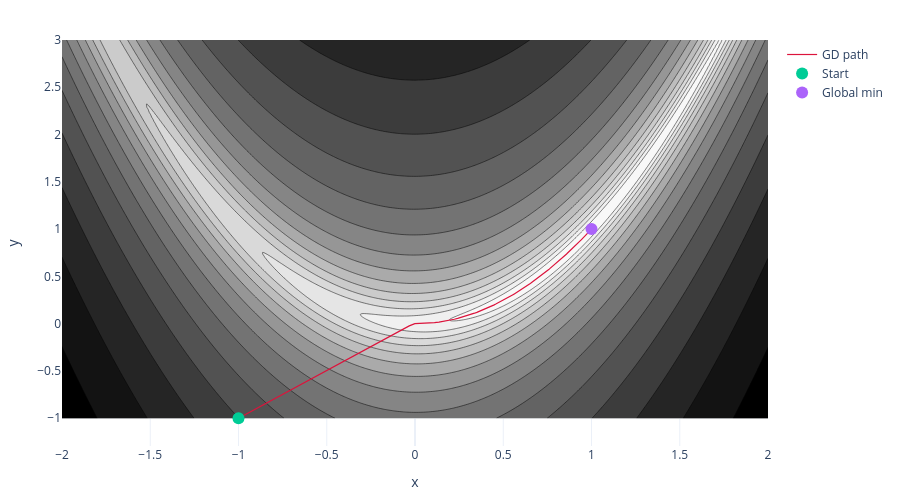
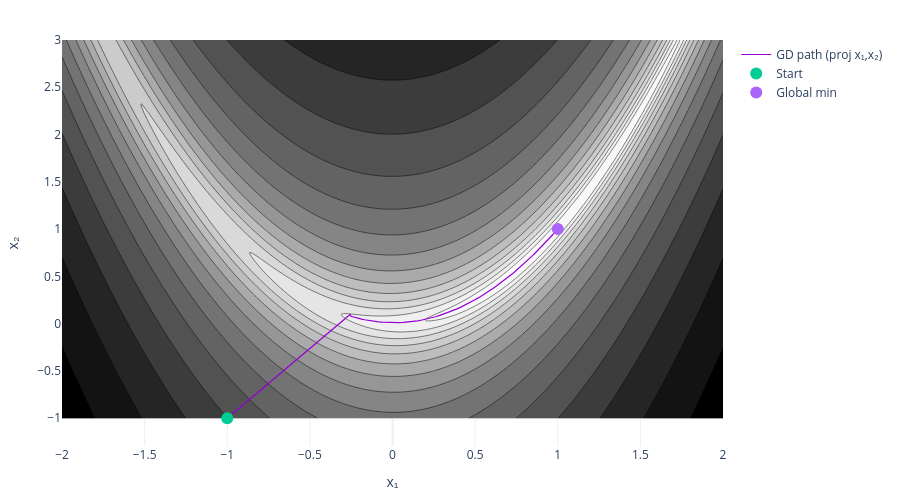

Source (notebook cell) for these figures, in order:
### Code cell
subsample = max(1, len(path_gd2d) // 2000)
fig = go.Figure()
fig.add_trace(go.Contour(
    x=x_vals, y=y_vals, z=np.log1p(Z),
    colorscale='Greys', ncontours=35, showscale=False,))
fig.add_trace(go.Scatter(
    x=path_gd2d[::subsample, 0], y=path_gd2d[::subsample, 1],
    mode='lines', line=dict(color='crimson', width=1.2),
    name='GD path'
))
fig.add_trace(go.Scatter(
    x=[path_gd2d[0, 0]], y=[path_gd2d[0, 1]],
    mode='markers', marker=dict(size=12),
    name='Start'
))
fig.add_trace(go.Scatter(
    x=[1], y=[1], mode='markers',
    marker=dict(size=12),
    name='Global min'
))
fig.update_layout(
    xaxis_title='x', yaxis_title='y',
    paper_bgcolor='white', plot_bgcolor='white',
    height=500, margin=dict(l=40, r=20, t=40, b=40)
)
fig.show()
subsample10 = max(1, len(path_gd10d) // 2000)
fig2 = go.Figure()
fig2.add_trace(go.Contour(
    x=x_vals, y=y_vals, z=np.log1p(Z),
    colorscale='Greys', ncontours=35, showscale=False,))
fig2.add_trace(go.Scatter(
    x=path_gd10d[::subsample10, 0], y=path_gd10d[::subsample10, 1],
    mode='lines', line=dict(color='darkviolet', width=1.2),
    name='GD path (proj x₁,x₂)'
))
fig2.add_trace(go.Scatter(
    x=[path_gd10d[0, 0]], y=[path_gd10d[0, 1]],
    mode='markers', marker=dict(size=12),
    name='Start'
))
fig2.add_trace(go.Scatter(
    x=[1], y=[1], mode='markers',
    marker=dict(size=12),
    name='Global min'
))
fig2.update_layout(
    xaxis_title='x₁', yaxis_title='x₂',
    paper_bgcolor='white', plot_bgcolor='white',
    height=500, margin=dict(l=40, r=20, t=40, b=40)
)
fig2.show()

### Figure 1 — Plotly figure (JSON) as saved in the notebook; plotly's stock layout.template omitted (floating-point values rounded to 4 significant figures; data arrays with more than 128 entries replaced by an {"elided": "..."} marker saying what was removed)
{"data": [{"colorscale": [[0, "rgb(255,255,255)"], [0.125, "rgb(240,240,240)"], [0.25, "rgb(217,217,217)"], [0.375, "rgb(189,189,189)"], [0.5, "rgb(150,150,150)"], [0.625, "rgb(115,115,115)"], [0.75, "rgb(82,82,82)"], [0.875, "rgb(37,37,37)"], [1, "rgb(0,0,0)"]], "ncontours": 35, "showscale": false, "type": "contour", "x": {"elided": "300 float values"}, "y": {"elided": "300 float values"}, "z": {"elided": "300x300 float values"}}, {"line": {"color": "crimson", "width": 1.2}, "mode": "lines", "name": "GD path", "type": "scatter", "x": {"elided": "2090 float values"}, "y": {"elided": "2090 float values"}}, {"marker": {"size": 12}, "mode": "markers", "name": "Start", "type": "scatter", "x": [-1], "y": [-1]}, {"marker": {"size": 12}, "mode": "markers", "name": "Global min", "type": "scatter", "x": [1], "y": [1]}], "layout": {"height": 500, "margin": {"b": 40, "l": 40, "r": 20, "t": 40}, "paper_bgcolor": "white", "plot_bgcolor": "white", "xaxis": {"title": {"text": "x"}}, "yaxis": {"title": {"text": "y"}}}}

### Figure 2 — Plotly figure (JSON) as saved in the notebook; plotly's stock layout.template omitted (floating-point values rounded to 4 significant figures; data arrays with more than 128 entries replaced by an {"elided": "..."} marker saying what was removed)
{"data": [{"colorscale": [[0, "rgb(255,255,255)"], [0.125, "rgb(240,240,240)"], [0.25, "rgb(217,217,217)"], [0.375, "rgb(189,189,189)"], [0.5, "rgb(150,150,150)"], [0.625, "rgb(115,115,115)"], [0.75, "rgb(82,82,82)"], [0.875, "rgb(37,37,37)"], [1, "rgb(0,0,0)"]], "ncontours": 35, "showscale": false, "type": "contour", "x": {"elided": "300 float values"}, "y": {"elided": "300 float values"}, "z": {"elided": "300x300 float values"}}, {"line": {"color": "darkviolet", "width": 1.2}, "mode": "lines", "name": "GD path (proj x₁,x₂)", "type": "scatter", "x": {"elided": "2089 float values"}, "y": {"elided": "2089 float values"}}, {"marker": {"size": 12}, "mode": "markers", "name": "Start", "type": "scatter", "x": [-1], "y": [-1]}, {"marker": {"size": 12}, "mode": "markers", "name": "Global min", "type": "scatter", "x": [1], "y": [1]}], "layout": {"height": 500, "margin": {"b": 40, "l": 40, "r": 20, "t": 40}, "paper_bgcolor": "white", "plot_bgcolor": "white", "xaxis": {"title": {"text": "x₁"}}, "yaxis": {"title": {"text": "x₂"}}}}
